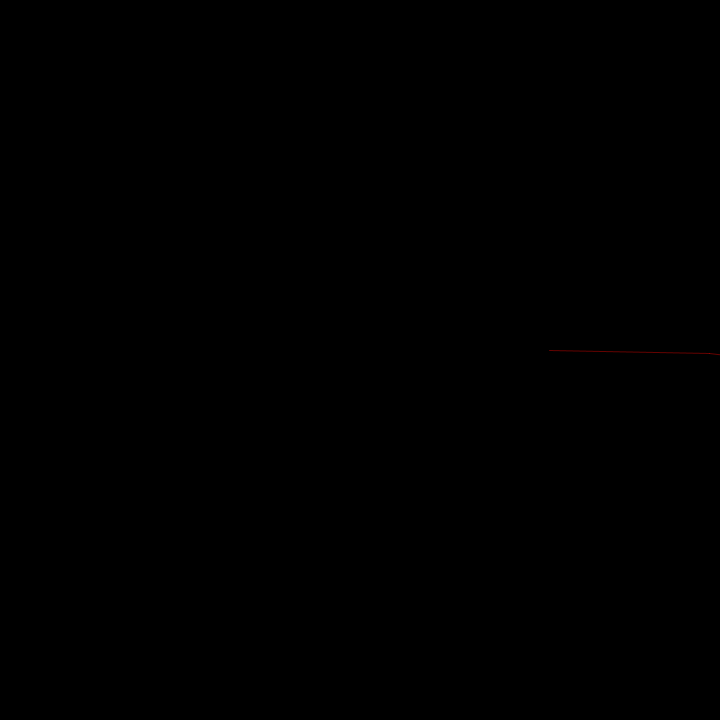
Frame 1 (no input)
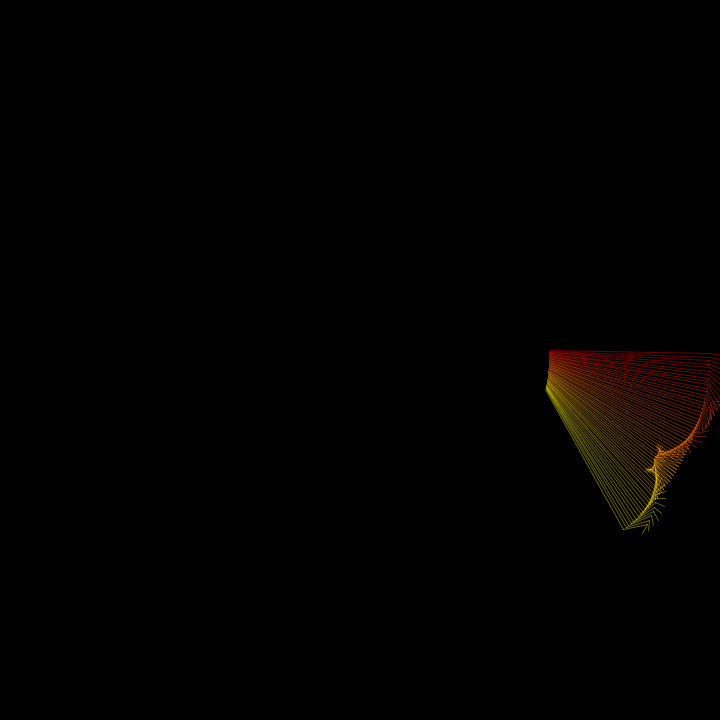
Frame 60 (the mouse pressed at the canvas centre just before this capture)
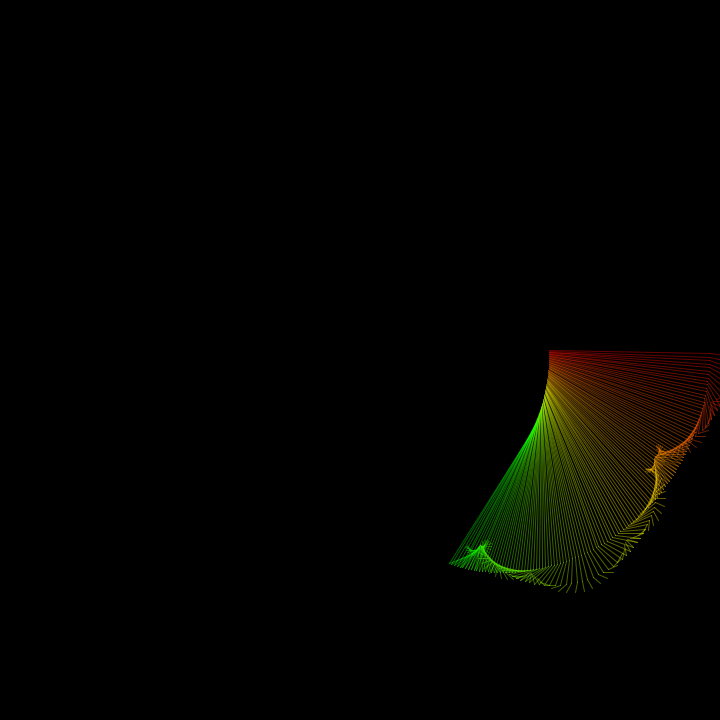
Frame 120 (the mouse held since frame 60 and released just before this capture)

The Processing sketch that drew these frames (run headless with seeded random() and noise(); from frame 60 on, the mouse is pressed at the canvas centre):

// Processing sketch: processing_153651
// ── processing_153651.pde

//lunghezze
float raggio1 = 200;  // 1Â° segmento
float raggio2 = 160;   // 2Â° segmento
float raggio3 = 25;   // 3Â° segmento
float raggio4 = 10;   // 4Â° segmento
  
//velocitÃ  di rotazione
float passoAngolo1 = PI/937;  // 1Â° segmento
float passoAngolo2 = PI/177;  // 2Â° segmento
float passoAngolo3 = PI/31;   // 3Â° segmento
float passoAngolo4 = PI/9;    // 4Â° segmento
 
// SGDM
int myGrey = 0;
int myHSB = 0;
int myGrow = 1;

void setup()
{
  size(720,720);
  stroke(255,40);
  background(0);
  
  colorMode(HSB,360,100,100);

}
  
void draw ()
{
  // Centro dell'area di visualizzazione
  float c0x = 350;
  float c0y = 350;
    
  // Calcola l'estremita' finale
   
  //1Â° segmento
  float angolo1 = frameCount*passoAngolo1;
  float c1x = c0x + cos(angolo1)*raggio1;
  float c1y = c0y + sin(angolo1)*raggio1;
    
  //  2Â° segmento
  float angolo2 = frameCount*passoAngolo2;
  float c2x = c1x + cos(angolo2)*raggio2;
  float c2y = c1y + sin(angolo2)*raggio2;
    
  //  3Â° segmento
  float angolo3 = frameCount*passoAngolo3;
  float c3x = c2x + cos(angolo3)*raggio3;
  float c3y = c2y + sin(angolo3)*raggio3;
    
  //  4Â° segmento
  float angolo4 = frameCount*passoAngolo4;
  float c4x = c3x + cos(angolo4)*raggio4;
  float c4y = c3y + sin(angolo4)*raggio4;
    
  
    //++ Calcolare le coordinate cromatiche usando i valori
  //   presenti o ricavati da altre funzioni non randomiche
  //setupGrey();
  //stroke(myGrey);
  setupHSB();
  stroke(myHSB, 360, 100, 100);

  
  // Disegna il 2Â°, il 3Â° e il 4Â° segmento
  line(c1x,c1y, c2x,c2y);
  line(c2x,c2y, c3x,c3y);
  line(c3x,c3y, c4x,c4y);
}
void setupGrey()
{
  if ( myGrey <= 0 )
    myGrow = 1;
   
  if ( myGrey >= 255 )
    myGrow = 0;
   
  if ( myGrow==1 )
    myGrey++;
  else
    myGrey--;
}
 
void setupHSB()
{
  if ( myHSB <= 0 )
    myGrow = 1;
   
  if ( myHSB >= 360 )
    myGrow = 0;
   
  if ( myGrow==1 )
    myHSB++;
  else
    myHSB--;
}
